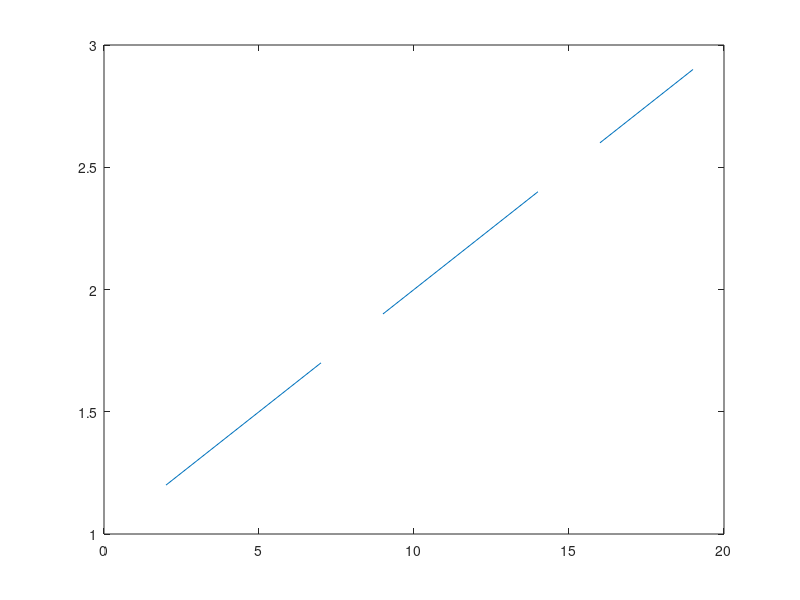

Source code (MATLAB): (Note: this script raises an error after producing the figure.)
% test my new fillmissing MEX function for Octave
%

dataWithMissing = [ NaN, 1.2, 1.3, 1.4, 1.5, 1.6, 1.7, NaN, 1.9, 2.0, 2.1, 2.2, 2.3, 2.4, NaN, 2.6, 2.7, 2.8, 2.9, NaN ];

plot(dataWithMissing);

dataFilled = fillmissing(dataWithMissing)
plot(dataFilled);

% just realized this will fail with two NaN in consecutive cells
%
% add more code for special cases
%
badLeftA = [ 1.1, NaN, NaN, NaN, 1.2, 1.3, 1.4, 1.5 ];
filledLeftA = fillmissing(badLeftA);
plot(filledLeftA);
badLeftB = [ NaN, NaN, NaN, NaN, 1.2, 1.3, 1.4, 1.5 ];
filledLeftB = fillmissing(badLeftB);
plot(filledLeftB);

badRightA = [ 1.1, 1.2, 1.3, 1.4, NaN, NaN, NaN, 1.5 ];
filledRightA = fillmissing(badRightA);
plot(filledRightA);
badRightB = [ 1.1, 1.2, 1.3, 1.4, NaN, NaN, NaN, NaN ];
filledRightB = fillmissing(badRightB);
plot(filledRightB);
